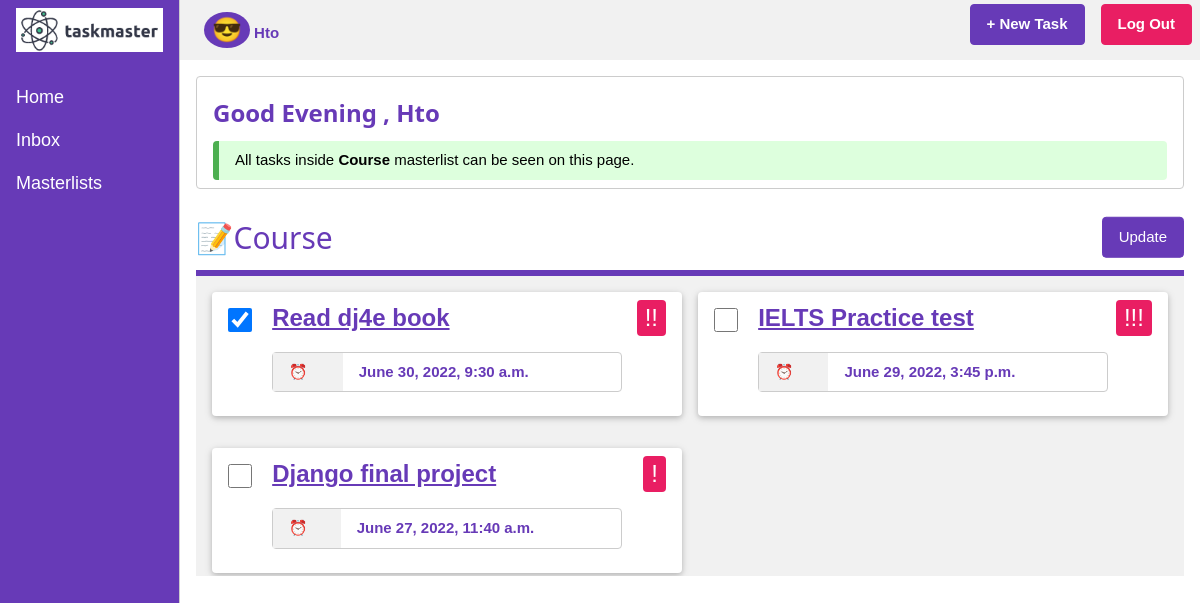
Before: /taskmaster/master/1/detail (signed in) with the older database file.
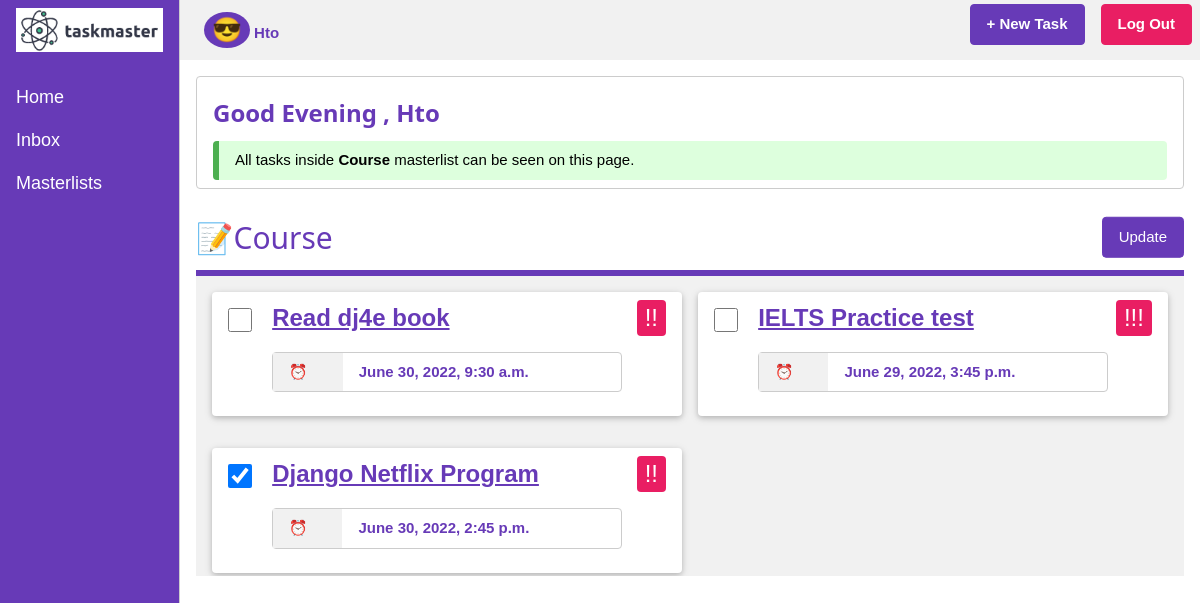
After: the same page with the newer database file.
### taskmaster/models.py (models this page shows, shortened)
class Item(models.Model):
    class Priority(models.TextChoices):
        P1 = "!", _('WAITING')
        P2 = "!!", _('TODO')
        P3 = "!!!", _('URGENT')
    todolist = models.ForeignKey(ToDoList, on_delete=models.CASCADE)
    name = models.CharField(max_length=200)
    priority = models.CharField(max_length=3, choices=Priority.choices, default=Priority.P1)
    created_at = models.DateTimeField(auto_now=True)
    description = models.CharField(max_length=200, null=True, blank=True)
    due_date = models.DateTimeField(null=True)
    complete = models.BooleanField(default="False")

### taskmaster/views.py (the view, shortened to what this page needs)
# urls.py: path('master/<int:pk>/detail', views.MasterDetailView.as_view(), name="master_detail"),
class MasterDetailView(LoginRequiredMixin, DetailView):
    model = ToDoList

### taskmaster/templates/taskmaster/todolist_detail.html (shortened to what this page needs)
{% extends 'taskmaster/base.html' %}
{% block pagename %}
    <span class="w3-badge w3-xlarge w3-deep-purple">
        😎
    </span>
    <span class="w3-text-deep-purple">
        <b>{{user.username|capfirst}}</b>
    </span>
{% endblock %}
{% block info %}
    <div class="w3-panel w3-round w3-border w3-padding w3-text-deep-purple">
        <h3><b>
        {% if time.hour < 12 %}
            Good morning
        {% elif time.hour <= 17 %}
            Good Afternoon
        {% else %}
            Good Evening
        {% endif %}
        , {{user.username|capfirst}}
        </b></h3>
        <div class="w3-leftbar w3-border-green w3-pale-green w3-round w3-padding">
            All tasks inside <b>{{todolist.name}}</b> masterlist can be seen on this page.
        </div>
    </div>
{% endblock info %}
{% block content %}
<form method="post">
    <div class="w3-display-container  w3-bottombar w3-border-deep-purple">
        <div class="w3-dropdown-hover w3-white">
            <h2 class="w3-text-deep-purple">📝{{todolist.name}}</h2>
        </div>
        <button type="submit" class="w3-btn w3-round w3-deep-purple w3-border w3-border-deep-purple w3-hover-white w3-display-right" name="update" value="true">Update</button>
    </div>
    {% if todolist.item_set.all|length %}
        <div class="w3-row-padding w3-light-grey" style="height:300px;overflow-y:scroll">
            {% for task in todolist.item_set.all %}
            <div class="w3-col l6">
                <div class="w3-container w3-card w3-white w3-round w3-section w3-padding w3-text-deep-purple">
                    {% if task.complete %}
                        <input class="w3-check" type="checkbox" name="t{{task.id}}" checked>
                    {% else %}
                        <input class="w3-check" type="checkbox" name="t{{task.id}}">
                    {% endif %}
                    <a href="{% url 'taskmaster:task_detail' task.id %}" class=" w3-xlarge w3-margin-left">
                        <b>{{task.name}}</b>
                    </a>
                    <span class="w3-tag w3-round w3-pink w3-right w3-xlarge">{{task.priority}}</span>
                    <div class="w3-cell-row w3-round w3-border w3-section" style="width:80%;margin:auto">
                        <span class="w3-cell w3-light-grey w3-padding">
                            ⏰
                        </span>
                        <span class="w3-cell w3-padding">
                            <b>{{task.due_date}}</b>
                        </span>
                    </div>
                </div>
            </div>
            {% endfor %}
        </div>
    {% else %}
        <div class="w3-panel w3-yellow w3-leftbar w3-border-amber">
            <p>You don't have any task added yet. Click <span class="w3-tag w3-deep-purple w3-round">+NewTask</span> button to add new task.</p>
        </div>
    {% endif %}
</form>
{% endblock %}

Changed rows visible on the page:
changed Item "Read dj4e book": id "☑" → "☐"
changed Item: name "Django final project" → "Django Netflix Program"; priority "!" → "!!"; due_date "June 27, 2022, 11:40 a.m." → "June 30, 2022, 2:45 p.m."; id "☐" → "☑"
